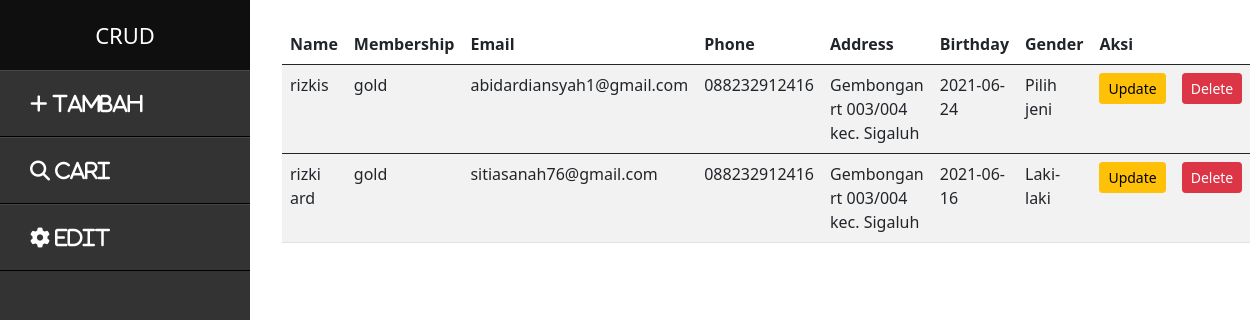
The page /tampil.php on the database its author committed.
### tables this page shows
CREATE TABLE `mid11825` (
  `name` varchar(20) NOT NULL,
  `membership` varchar(20) NOT NULL,
  `email` varchar(30) NOT NULL,
  `phone` varchar(20) NOT NULL,
  `address` varchar(50) NOT NULL,
  `dob` date NOT NULL,
  `gender` char(10) NOT NULL
);

### tampil.php (the view, shortened to what this page needs)
<?php
include 'koneksi.php'
?>
<!DOCTYPE html>
<html>
<head>
    <link rel='stylesheet' type='text/css' media='screen' href='main.css'>
    <link href="https://cdn.jsdelivr.net/npm/bootstrap@5.0.0/dist/css/bootstrap.min.css" rel="stylesheet">
</head>
<body>
    <div class="sidebar">
        <header>CRUD</header>
        <ul>
            <li><a href="index.php"><i class="fas fa-plus"> Tambah</i></a></li>
            <li><a href="cari.php"><i class="fas fa-search"> Cari</i></a></li>
            <li><a href="tampil.php"><i class="fas fa-cog"> Edit</i></a></li>
        </ul>
    </div>
    <br>
    <aside>
        <div class="container ">
            <table class="table table-striped table-hover">
                <thead>
                    <th>Name </th>
                    <th>Membership</th>
                    <th>Email</th>
                    <th>Phone</th>
                    <th>Address</th>
                    <th>Birthday</th>
                    <th>Gender</th>
                    <th>Aksi</th>
                    <th></th>
                </thead>
                <?php
                $sqlGet = "SELECT * FROM mid11825";
                $query = mysqli_query($conn, $sqlGet);
                while ($data = mysqli_fetch_array($query)) {
                    echo "
                <tbody>
                <tr>
                    <td>$data[name]</td>
                    <td>$data[membership]</td>
                    <td>$data[email]</td>
                    <td>$data[phone]</td>
                    <td>$data[address]</td>
                    <td>$data[dob]</td>
                    <td>$data[gender]</td>
                    <td>
                        <div class='row'>
                            <div class='col d-flex justify-content-center'>
                                <a href='update.php?email=$data[email]' class='btn btn-sm btn-warning'>Update</a>
                    </td>
                    <td>
                        <a href='delete.php?name=$data[name]' class='btn btn-sm btn-danger'>Delete</a>
                    </td>
                </tr>
            </tbody>
                    ";
                }
                ?>
            </table>
        </div>
    </aside>
</body>
</html>

### main.css (style rules this page uses)
body { font-family: "Roboto", sans-serif; }
* { margin: 0; padding: 0; list-style: none; text-decoration: none; }
.sidebar { position: fixed; left: 0; width: 250px; height: 100%; background: #333333; }
.sidebar header { font-size: 22px; color: white; text-align: center; line-height: 70px; background: #0f0f0f; user-select: none; }
.sidebar ul a { display: block; height: 100%; width: 100%; line-height: 65px; font-size: 20px; color: white; padding-left: 30px; box-sizing: border-box; border-top: 1px solid rgba(255, 255, 255, 0.1); border-bottom: 1px solid black; transition: 0.5s; }
.sidebar ul { padding-left: 0px; }
.sidebar ul a i { margin-right: 16px; }
aside { width: 50%; margin-left: 270px; }

### rows shown on the page
mid11825: name "rizkis", membership "gold", email "abidardiansyah1@gmail.com", phone "088232912416", address "Gembongan rt 003/004 kec. Sigaluh", dob "2021-06-24", gender "Pilih jeni"
mid11825: name "rizki ard", membership "gold", email "sitiasanah76@gmail.com", phone "088232912416", address "Gembongan rt 003/004 kec. Sigaluh", dob "2021-06-16", gender "Laki-laki"
